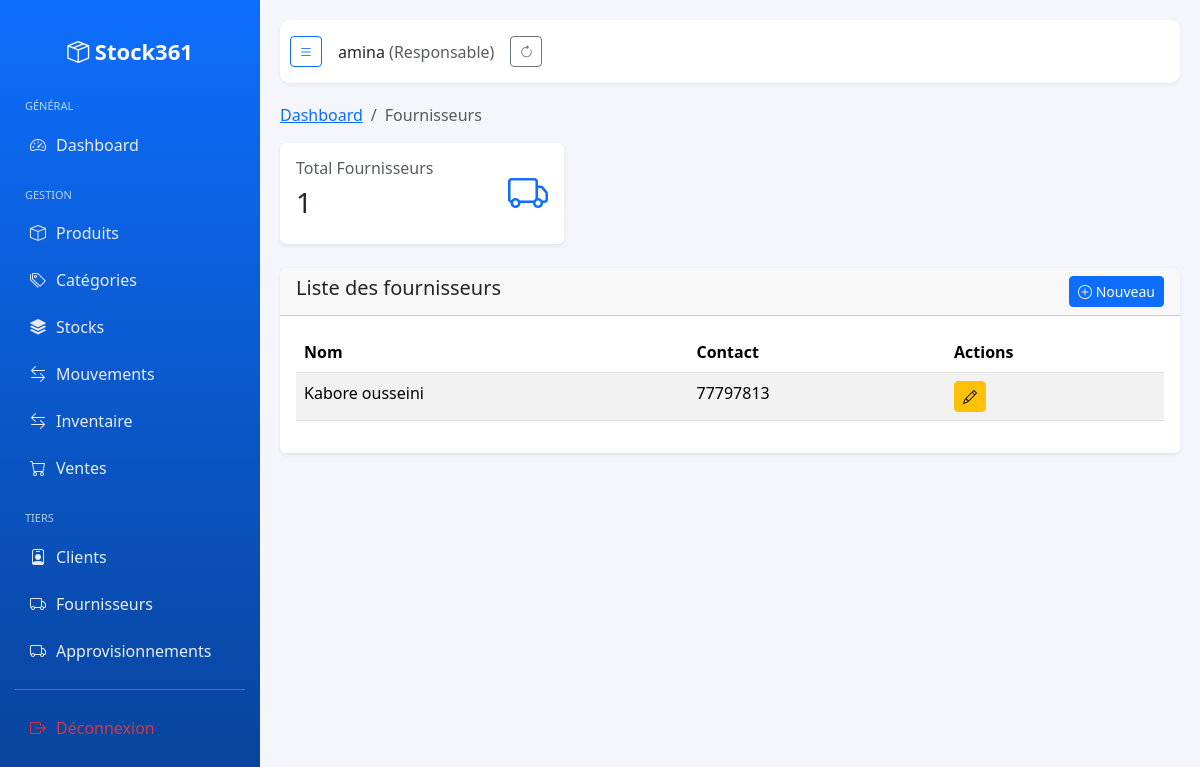
The page /fournisseur/fournisseurs/ (signed in) on the database its author committed.
### entreprise/models.py (models this page shows, shortened)
class Utilisateur(AbstractUser):
    class TypeUtilisateur(models.TextChoices):
        SUPER_ADMIN = 'super_admin', 'Super Admin'
        RESPONSABLE = 'responsable', 'Responsable'
        GERANT = 'gerant', 'Gérant/Secrétaire'
    entreprise = models.ForeignKey(
        Entreprise,
        on_delete=models.CASCADE,
        related_name='utilisateurs',
        blank=True,
        null=True
    )
    type_utilisateur = models.CharField(
        max_length=20,
        choices=TypeUtilisateur.choices,
        default=TypeUtilisateur.GERANT
    )
    est_actif = models.BooleanField(default=True)
    telephone = models.CharField(max_length=20, blank=True, null=True)
    adresse = models.CharField(max_length=255, blank=True, null=True)
    date_creation = models.DateTimeField(default=timezone.now)
    @property
    def est_super_admin(self):
        return self.type_utilisateur == self.TypeUtilisateur.SUPER_ADMIN
    @property
    def est_responsable(self):
        return self.type_utilisateur == self.TypeUtilisateur.RESPONSABLE
    def get_role_display(self):
        return self.get_type_utilisateur_display()
    @property
    def responsable(self):
        """
        Retourne le premier utilisateur de type 'responsable' ou None
        """
        return self.utilisateurs.filter(type_utilisateur='responsable').first()

### fournisseur/models.py (models this page shows, shortened)
class Fournisseur(models.Model):
    entreprise = models.ForeignKey(Entreprise, on_delete=models.CASCADE, related_name='fournisseurs')
    nom = models.CharField(max_length=150)
    contact = models.CharField(max_length=50, blank=True, null=True)

### fournisseur/views.py (the view)
# urls.py: path('fournisseurs/', views.FournisseurListView.as_view(), name='fournisseur_list'),
class FournisseurListView(LoginRequiredMixin, ListView):
    model = Fournisseur
    template_name = 'fournisseur/fournisseur_list.html'
    context_object_name = 'fournisseurs'
    def get_queryset(self):
        return Fournisseur.objects.filter(entreprise=self.request.user.entreprise)

### templates/fournisseur/fournisseur_list.html (shortened to what this page needs)
{% extends "base.html" %}
{% block content %}
<nav aria-label="breadcrumb">
  <ol class="breadcrumb">
    <li class="breadcrumb-item"><a href="#">Dashboard</a></li>
    <li class="breadcrumb-item active">Fournisseurs</li>
  </ol>
</nav>
<div class="row mb-4">
  <div class="col-md-4">
    <div class="card shadow-sm border-0">
      <div class="card-body d-flex justify-content-between align-items-center">
        <div>
          <h6 class="text-muted">Total Fournisseurs</h6>
          <h3>{{ fournisseurs.count }}</h3>
        </div>
        <i class="bi bi-truck fs-1 text-primary"></i>
      </div>
    </div>
  </div>
</div>
<div class="card shadow-sm border-0">
  <div class="card-header d-flex justify-content-between">
    <h5 class="mb-0">Liste des fournisseurs</h5>
    <a href="{% url 'fournisseur_create' %}" class="btn btn-primary btn-sm">
      <i class="bi bi-plus-circle"></i> Nouveau
    </a>
  </div>
  <div class="card-body">
    <table id="datatable" class="table table-striped">
      <thead>
        <tr>
          <th>Nom</th>
          <th>Contact</th>
          <th>Actions</th>
        </tr>
      </thead>
      <tbody>
        {% for f in fournisseurs %}
        <tr>
          <td>{{ f.nom }}</td>
          <td>{{ f.contact|default:"-" }}</td>
          <td>
            <a href="{% url 'fournisseur_update' f.id %}" class="btn btn-sm btn-warning">
              <i class="bi bi-pencil"></i>
            </a>
          </td>
        </tr>
        {% endfor %}
      </tbody>
    </table>
  </div>
</div>
<link rel="stylesheet" href="https://cdn.datatables.net/1.13.6/css/dataTables.bootstrap5.min.css">
{% endblock %}

### templates/base.html (shortened to what this page needs)
<!DOCTYPE html>
<html lang="fr">
{% load static %}
<head>
    <link href="{% static 'vendor/bootstrap/css/bootstrap.min.css' %}" rel="stylesheet">
    <link href="{% static 'vendor/bootstrap-icons/font/bootstrap-icons.css' %}" rel="stylesheet">
    <link rel="stylesheet" href="{% static 'vendor/datatables/css/jquery.dataTables.min.css' %}">
    <link rel="stylesheet" href="{% static 'vendor/datatables/css/dataTables.bootstrap5.min.css' %}">
    <link rel="stylesheet" href="{% static 'vendor/datatables/css/buttons.bootstrap5.min.css' %}">
    <link rel="stylesheet" href="{% static 'vendor/datatables/css/select.bootstrap5.min.css' %}">
    <link rel="stylesheet" href="{% static 'vendor/datatables/css/responsive.bootstrap5.min.css' %}">
</head>
<body>
<div class="sidebar" id="sidebar">
    <div class="brand">
        <i class="bi bi-box-seam"></i> <span>Stock361</span>
    </div>
    {% if request.user.est_super_admin %}
        <div class="menu-title">Général</div>
        <a href="{% url 'dashboard' %}"><i class="bi bi-speedometer2"></i> <span>Dashboard</span></a>
        <div class="menu-title">Administration</div>
        <a href="{% url 'entreprise_list' %}"><i class="bi bi-building"></i> <span>Entreprises</span></a>
        <a href="{% url 'utilisateur_list' %}"><i class="bi bi-people"></i> <span>Utilisateurs</span></a>
        <div class="menu-title">Gestion</div>
        <a href="{% url 'produit:produit_list' %}"><i class="bi bi-box"></i> <span>Produits</span></a>
        <a href="{% url 'produit:categorie_list' %}">
            <i class="bi bi-tags"></i> <span>Catégories</span>
        </a>
        <a href="{% url 'stock_list' %}"><i class="bi bi-stack"></i> <span>Stocks</span></a>
        <a href="{% url 'inventaire_list' %}"><i class="bi bi-stack"></i> <span>Inventaire</span></a>
        <a href="{% url 'mouvement_list' %}"><i class="bi bi-arrow-left-right"></i> <span>Mouvements</span></a>
        <a href="{% url 'vente_list' %}"><i class="bi bi-cart"></i> <span>Ventes</span></a>
        <div class="menu-title">Tiers</div>
        <a href="{% url 'client_list' %}"><i class="bi bi-person-badge"></i> <span>Clients</span></a>
    {% elif request.user.est_responsable %}
        <div class="menu-title">Général</div>
        <a href="{% url 'dashboard' %}"><i class="bi bi-speedometer2"></i> <span>Dashboard</span></a>
        <div class="menu-title">Gestion</div>
        <a href="{% url 'produit:produit_list' %}"><i class="bi bi-box"></i> <span>Produits</span></a>
        <a href="{% url 'produit:categorie_list' %}">
            <i class="bi bi-tags"></i> <span>Catégories</span>
        </a>
        <a href="{% url 'stock_list' %}"><i class="bi bi-stack"></i> <span>Stocks</span></a>
        <a href="{% url 'mouvement_list' %}"><i class="bi bi-arrow-left-right"></i> <span>Mouvements</span></a>
        <a href="{% url 'inventaire_list' %}"><i class="bi bi-arrow-left-right"></i> <span>Inventaire</span></a>
        <a href="{% url 'vente_list' %}"><i class="bi bi-cart"></i> <span>Ventes</span></a>
        <div class="menu-title">Tiers</div>
        <a href="{% url 'client_list' %}"><i class="bi bi-person-badge"></i> <span>Clients</span></a>
        <a href="{% url 'fournisseur_list' %}"><i class="bi bi-truck"></i> <span>Fournisseurs</span></a>
        <a href="{% url 'approvisionnement_list' %}"><i class="bi bi-truck"></i> <span>Approvisionnements</span></a>
    {% endif %}
    <hr class="text-white">
    <a href="{% url 'logout' %}" class="text-danger"><i class="bi bi-box-arrow-right"></i> <span>Déconnexion</span></a>
</div>
<div class="main" id="main">
    <div class="topbar">
        <div class="d-flex align-items-center gap-3">
            <button class="btn btn-sm btn-outline-primary" id="toggleSidebar"><i class="bi bi-list"></i></button>
            <div class="user-info">
                {{ request.user.username }}
                <span class="text-muted">({{ request.user.get_role_display }})</span>
            </div>
            <button class="btn btn-sm btn-outline-secondary" id="refreshBtn" title="Actualiser">
                <i class="bi bi-arrow-clockwise"></i>
            </button>
        </div>
    </div>
    {% block content %}{% endblock %}
</div>
</body>
</html>

### templates/base.html (style rules this page uses)
body { margin: 0; background: #f4f6fb; font-family: "Segoe UI", sans-serif; }
.sidebar { width: 260px; height: 100vh; position: fixed; left: 0; top: 0; background: linear-gradient(180deg, #0d6efd, #084298); color: white; padding: 15px; transition: 0.3s; z-index: 1000; }
.sidebar .brand { text-align: center; font-size: 22px; font-weight: bold; margin: 20px 0 30px; }
.sidebar a { display: flex; align-items: center; gap: 10px; color: #e9ecef; text-decoration: none; padding: 10px 15px; border-radius: 10px; margin: 3px 0; transition: all 0.2s ease; }
.menu-title { margin: 20px 10px 8px; font-size: 11px; text-transform: uppercase; opacity: 0.7; }
.main { margin-left: 260px; padding: 20px; transition: 0.3s; min-height: 100vh; }
.topbar { background: #fff; padding: 16px 10px; display: flex; justify-content: space-between; align-items: center; border-radius: 10px; margin-bottom: 20px; box-shadow: 0 2px 4px rgba(0,0,0,0.05); }
.topbar .user-info { font-weight: 500; }

### rows shown on the page
Utilisateur: user.username "amina", user.role "Responsable"
Fournisseur: nom "Kabore ousseini", contact "77797813"

### other values the page prints
{{ fournisseurs.count }} "1"
